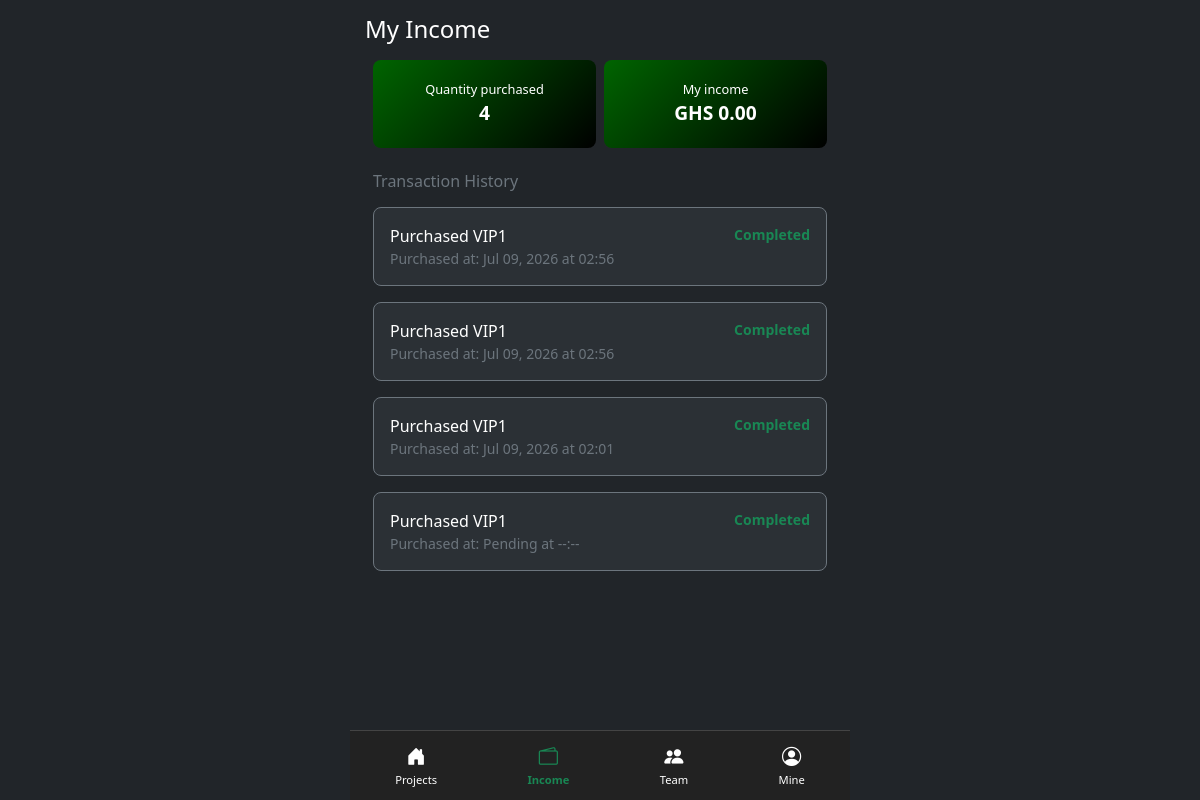
The page /income/ (signed in) on the database its author committed.
### dashboard/models.py (models this page shows)
class Transactions(models.Model):
    id = models.AutoField(primary_key=True)
    user_mobile = models.TextField(blank=True, null=True)
    type = models.TextField(blank=True, null=True)
    description = models.TextField(blank=True, null=True)
    amount = models.FloatField(blank=True, null=True)
    status = models.TextField(blank=True, null=True)
    timestamp = models.DateTimeField(auto_now_add=True, null=True)
    last_credited = models.DateTimeField(null=True, blank=True)
    class Meta:
        managed = True
        db_table = 'transactions'

### dashboard/views.py (the view)
# urls.py: path('income/', views.income_view, name='income'),
def income_view(request):
    mobile = request.session.get('user_mobile')
    if not mobile:
        return redirect('login')
    purchases = Transactions.objects.filter(user_mobile=mobile, type='purchase').order_by('-timestamp')
    now = timezone.now()
    VIP_DATA = {
        "VIP1": 20,
        "VIP2": 35,
        "VIP3": 72,
        "VIP4": 110,
        "VIP5": 185,
        "VIP6": 400,
        "VIP7": 600,
        "VIP8": 1200,
        "VIP9": 2000,
        "VIP10": 2700
    }
    total_interest_earned = 0
    for p in purchases:
        vip_name = p.description.replace("Purchased ", "")
        daily_rate = VIP_DATA.get(vip_name, 0)
        start_date = p.last_credited if p.last_credited else p.timestamp
        if start_date:
            if timezone.is_naive(start_date):
                start_date = timezone.make_aware(start_date)
            elapsed_seconds = (now - start_date).total_seconds()
            if elapsed_seconds >= 86400: # 86400 seconds = 24 hours
                cycles = int(elapsed_seconds // 86400)
                total_interest_earned += (cycles * daily_rate)
    return render(request, 'income.html', {
        'purchases': purchases,
        'quantity_purchased': purchases.count(),
        'total_earned': total_interest_earned
    })

### dashboard/templates/income.html
{% extends 'base.html' %}
{% load static %}
{% block content %}
<h4 class="text-white mb-3">My Income</h4>
<div class="row g-2 px-2 mb-4">
    <div class="col-6">
        <div style="background:linear-gradient(135deg,#006400,#000); padding:20px; border-radius:8px; color:white; text-align:center; height: 100%;">
            <div style="font-size: 0.8rem;">Quantity purchased</div>
            <strong style="font-size: 1.2rem;">{{ quantity_purchased|default:"0" }}</strong>
        </div>
    </div>
    <div class="col-6">
        <div style="background:linear-gradient(135deg,#006400,#000); padding:20px; border-radius:8px; color:white; text-align:center; height: 100%;">
            <div style="font-size: 0.8rem;">My income</div>
            <strong style="font-size: 1.2rem;">GHS {{ total_earned|floatformat:2|default:"0.00" }}</strong>
        </div>
    </div>
</div>
<div class="px-2">
    <h6 class="text-secondary mb-3">Transaction History</h6>
    {% for p in purchases %}
    <div class="vip-card mb-3 p-3 text-white border-secondary" style="background:#2b3035; border-radius:8px;">
        <div class="d-flex justify-content-between">
            <span>{{ p.description }}</span>
            <small class="text-success fw-bold">Completed</small>
        </div>
        <div class="small text-secondary">
            Purchased at: {{ p.timestamp|date:"M d, Y"|default:"Pending" }}
            at {{ p.timestamp|time:"H:i"|default:"--:--" }}
        </div>
        </div>
    {% empty %}
        <p class="text-center text-secondary mt-5">No income records found.</p>
    {% endfor %}
</div>
{% endblock %}

### dashboard/templates/base.html (style rules this page uses)
html, body { height: 100%; margin: 0; padding: 0; overflow: hidden; background-color: #212529; }
.vip-card { background: #2b3035; padding: 15px; border-radius: 8px; border: 1px solid #444; margin-bottom: 10px; }

### rows shown on the page
Transactions: description "Purchased VIP1", timestamp "Jul 09, 2026", timestamp "02:56"
Transactions: description "Purchased VIP1", timestamp "Jul 09, 2026", timestamp "02:56"
Transactions: description "Purchased VIP1", timestamp "Jul 09, 2026", timestamp "02:01"
Transactions: description "Purchased VIP1", timestamp "Pending", timestamp "--:--"

### other values the page prints
{{ quantity_purchased|default:"0" }} "4"
{{ total_earned|floatformat:2|default:"0.00" }} "0.00"
